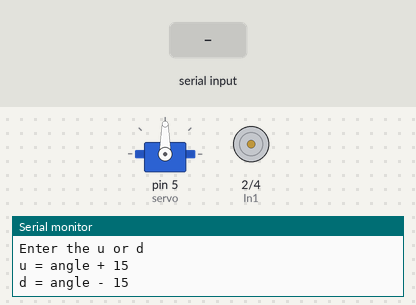
A sketch run on a simulated Arduino Uno, built with avr-gcc and run on an emulated ATmega328P. Parts: servo, motor-driver pin pairs drawn as motors (green arrow = first pin HIGH = forward, orange = second pin HIGH = backward, longer = more drive, scaled by the enable pin), the last lines printed to the serial monitor. The test bench sets the inputs (shaded band).

Above: at 1.2 s.
1.3 s: "a" received over Serial
2.9 s: "w" received over Serial
At 4.0 s:
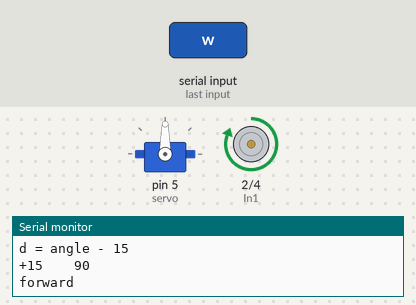
4.4 s: "s" received over Serial
At 5.2 s:
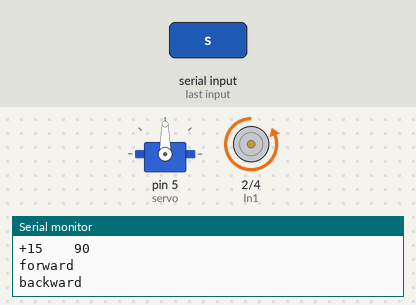
5.9 s: "d" received over Serial
At 6.7 s:
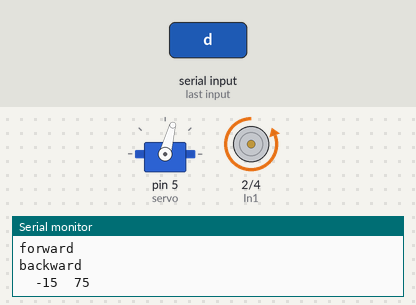
7.5 s: "w" received over Serial
At 8.7 s:
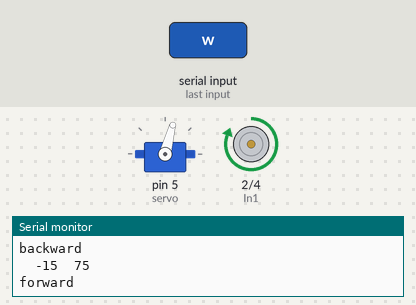
Timing chart, 0 to 10.0 s (numbered marks = the images above; inputs shaded):
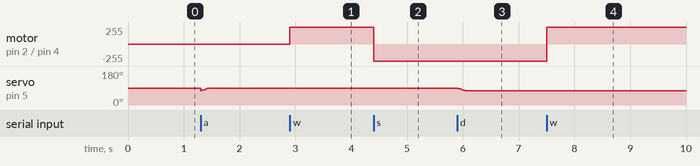

The sketch:

car2.ino
```cpp
#include <Servo.h>
Servo servo;
int angle = 75;

int speed = 3;
int In1 = 2;
int In2 = 4;

void setup() {
  // put your setup code here, to run once:
  Serial.begin(9600);

  pinMode(speed, OUTPUT);
  pinMode(In1, OUTPUT);
  pinMode(In2, OUTPUT);
  servo.attach(5);

  Serial.println("Enter the u or d");
  Serial.println("u = angle + 15");
  Serial.println("d = angle - 15\n");
}

void loop() {
  if (Serial.available())
  {
    char input = Serial.read();

    if (input == 'a')
    {
      Serial.print("+15");
      for (int i = 0; i < 15; i++)
      {
        angle = angle + 1;
        if (angle >= 180)
          angle = 180;

        servo.write(angle);
        delay(10);
        }

        Serial.print("\t\t");
        Serial.println(angle);
      }
      else if (input == 'd')
      {
        Serial.print("\t-15\t");
        for (int i = 0; i < 15; i++)
        {
          angle = angle - 1;
          if (angle <= 0)
            angle = 0;

          servo.write(angle);
          delay(10);
        }
        Serial.println(angle);
      }
      else if (input == 'w')
      {
        Serial.println("forward");
        digitalWrite(In1, HIGH);
        digitalWrite(In2, LOW);
        analogWrite(speed, 255);
      }
      else if (input == 's')
      {
        Serial.println("backward");
        digitalWrite(In1, LOW);
        digitalWrite(In2, HIGH);
        analogWrite(speed, 255);
      }
      else if (input == 'x')
      {
        Serial.println("stop");
        digitalWrite(In1, LOW);
        digitalWrite(In2, LOW);
        analogWrite(speed, 0);
      }
      else
      {
        Serial.println("wrong character!!");
      }
    }

  }
```

Measured:
- after the input at 2.9 s, motor on pin 2 (In1) / pin 4 (In2): stopped → forward 255/255 at once
- after the input at 4.4 s, motor on pin 2 (In1) / pin 4 (In2): forward 255/255 → backward 255/255 at once
- after the input at 5.9 s, servo on pin 5 (servo): 90° → 75° at once
- after the input at 7.5 s, motor on pin 2 (In1) / pin 4 (In2): backward 255/255 → forward 255/255 at once
